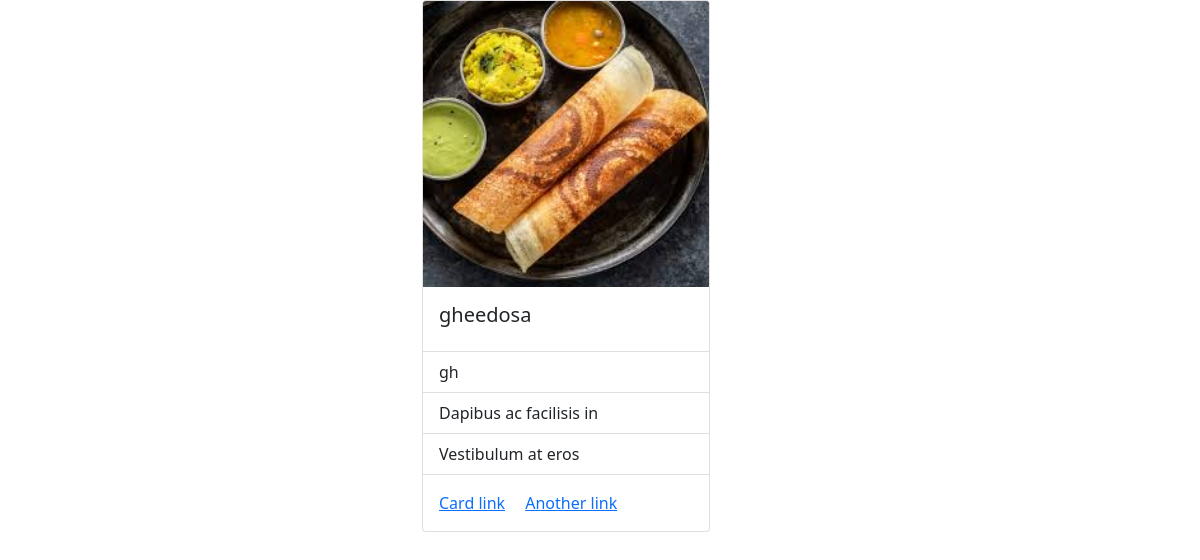
Screenshot of /recipes/view/2 with the database file from the repository.
### recipes/models.py (models this page shows, shortened)
class Recipe(models.Model):
    recipe_name=models.CharField(max_length=120)
    ingradiantnts=models.CharField(max_length=250)
    category=models.CharField(max_length=100)
    recipe_img=models.ImageField(upload_to="images")
    created_by=models.CharField(max_length=120)

### recipes/views.py (the view)
# urls.py: path("view/<int:id>",view_recipe,name="view"),
def view_recipe(request,id):
    recipe = Recipe.objects.get(id=id)
    context={}
    context["recipe"]=recipe
    return render(request,"recipes/recipeview.html",context)

### recipes/templates/recipes/recipeview.html (shortened to what this page needs)
<!DOCTYPE html>
<html lang="en">
<head>
    <link href="https://cdn.jsdelivr.net/npm/bootstrap@5.0.0-beta1/dist/css/bootstrap.min.css" rel="stylesheet">
</head>
<body>
<div class="container">
    <div class="row">
        <div class="col-4">
        </div>
        <div class="col-4">
            <div class="card" style="width: 18rem;">
  <img src="{{recipe.recipe_img.url}}" class="card-img-top" alt="...">
  <div class="card-body">
    <h5 class="card-title">{{recipe.recipe_name}}</h5>
  </div>
  <ul class="list-group list-group-flush">
    <li class="list-group-item">{{recipe.ingradiantnts}}</li>
    <li class="list-group-item">Dapibus ac facilisis in</li>
    <li class="list-group-item">Vestibulum at eros</li>
  </ul>
  <div class="card-body">
    <a href="#" class="card-link">Card link</a>
    <a href="#" class="card-link">Another link</a>
  </div>
</div>
        </div>
        <div class="col-4">
        </div>
    </div>
</div>
</body>
</html>

### rows the page displays
Recipe: recipe_img (picture), recipe_name "gheedosa", ingradiantnts "gh"
